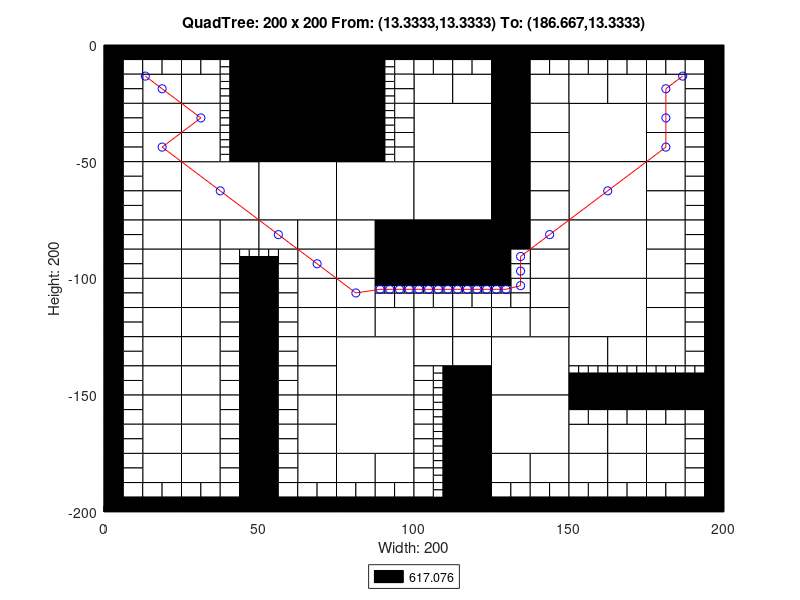

MATLAB code for this plot:
axis([0 200 -200 0]);
title('QuadTree: 200 x 200 From: (13.3333,13.3333) To: (186.667,13.3333)');
xlabel('Width: 200');
ylabel('Height: 200');
rectangle('Position',[50 -25 25 25], 'FaceColor',[0 0 0]);
rectangle('Position',[50 -50 25 25], 'FaceColor',[0 0 0]);
rectangle('Position',[25 -75 25 25], 'FaceColor',[1 1 1]);
rectangle('Position',[50 -75 25 25], 'FaceColor',[1 1 1]);
rectangle('Position',[75 -75 25 25], 'FaceColor',[1 1 1]);
rectangle('Position',[100 -50 25 25], 'FaceColor',[1 1 1]);
rectangle('Position',[150 -50 25 25], 'FaceColor',[1 1 1]);
rectangle('Position',[100 -75 25 25], 'FaceColor',[1 1 1]);
rectangle('Position',[100 -100 25 25], 'FaceColor',[0 0 0]);
rectangle('Position',[150 -75 25 25], 'FaceColor',[1 1 1]);
rectangle('Position',[150 -100 25 25], 'FaceColor',[1 1 1]);
rectangle('Position',[75 -150 25 25], 'FaceColor',[1 1 1]);
rectangle('Position',[75 -175 25 25], 'FaceColor',[1 1 1]);
rectangle('Position',[125 -150 25 25], 'FaceColor',[1 1 1]);
rectangle('Position',[150 -125 25 25], 'FaceColor',[1 1 1]);
rectangle('Position',[125 -175 25 25], 'FaceColor',[1 1 1]);
rectangle('Position',[12.5 -25 12.5 12.5], 'FaceColor',[1 1 1]);
rectangle('Position',[25 -25 12.5 12.5], 'FaceColor',[1 1 1]);
rectangle('Position',[12.5 -37.5 12.5 12.5], 'FaceColor',[1 1 1]);
rectangle('Position',[12.5 -50 12.5 12.5], 'FaceColor',[1 1 1]);
rectangle('Position',[25 -37.5 12.5 12.5], 'FaceColor',[1 1 1]);
rectangle('Position',[25 -50 12.5 12.5], 'FaceColor',[1 1 1]);
rectangle('Position',[75 -12.5 12.5 12.5], 'FaceColor',[0 0 0]);
rectangle('Position',[75 -25 12.5 12.5], 'FaceColor',[0 0 0]);
rectangle('Position',[75 -37.5 12.5 12.5], 'FaceColor',[0 0 0]);
rectangle('Position',[75 -50 12.5 12.5], 'FaceColor',[0 0 0]);
rectangle('Position',[12.5 -62.5 12.5 12.5], 'FaceColor',[1 1 1]);
rectangle('Position',[12.5 -75 12.5 12.5], 'FaceColor',[1 1 1]);
rectangle('Position',[12.5 -87.5 12.5 12.5], 'FaceColor',[1 1 1]);
rectangle('Position',[12.5 -100 12.5 12.5], 'FaceColor',[1 1 1]);
rectangle('Position',[25 -87.5 12.5 12.5], 'FaceColor',[1 1 1]);
rectangle('Position',[37.5 -87.5 12.5 12.5], 'FaceColor',[1 1 1]);
rectangle('Position',[25 -100 12.5 12.5], 'FaceColor',[1 1 1]);
rectangle('Position',[50 -87.5 12.5 12.5], 'FaceColor',[1 1 1]);
rectangle('Position',[62.5 -87.5 12.5 12.5], 'FaceColor',[1 1 1]);
rectangle('Position',[62.5 -100 12.5 12.5], 'FaceColor',[1 1 1]);
rectangle('Position',[75 -87.5 12.5 12.5], 'FaceColor',[1 1 1]);
rectangle('Position',[87.5 -87.5 12.5 12.5], 'FaceColor',[0 0 0]);
rectangle('Position',[75 -100 12.5 12.5], 'FaceColor',[1 1 1]);
rectangle('Position',[87.5 -100 12.5 12.5], 'FaceColor',[0 0 0]);
rectangle('Position',[100 -25 12.5 12.5], 'FaceColor',[1 1 1]);
rectangle('Position',[112.5 -25 12.5 12.5], 'FaceColor',[1 1 1]);
rectangle('Position',[125 -12.5 12.5 12.5], 'FaceColor',[0 0 0]);
rectangle('Position',[125 -25 12.5 12.5], 'FaceColor',[0 0 0]);
rectangle('Position',[137.5 -25 12.5 12.5], 'FaceColor',[1 1 1]);
rectangle('Position',[125 -37.5 12.5 12.5], 'FaceColor',[0 0 0]);
rectangle('Position',[137.5 -37.5 12.5 12.5], 'FaceColor',[1 1 1]);
rectangle('Position',[125 -50 12.5 12.5], 'FaceColor',[0 0 0]);
rectangle('Position',[137.5 -50 12.5 12.5], 'FaceColor',[1 1 1]);
rectangle('Position',[150 -25 12.5 12.5], 'FaceColor',[1 1 1]);
rectangle('Position',[162.5 -25 12.5 12.5], 'FaceColor',[1 1 1]);
rectangle('Position',[175 -25 12.5 12.5], 'FaceColor',[1 1 1]);
rectangle('Position',[175 -37.5 12.5 12.5], 'FaceColor',[1 1 1]);
rectangle('Position',[175 -50 12.5 12.5], 'FaceColor',[1 1 1]);
rectangle('Position',[125 -62.5 12.5 12.5], 'FaceColor',[0 0 0]);
rectangle('Position',[137.5 -62.5 12.5 12.5], 'FaceColor',[1 1 1]);
rectangle('Position',[125 -75 12.5 12.5], 'FaceColor',[0 0 0]);
rectangle('Position',[137.5 -75 12.5 12.5], 'FaceColor',[1 1 1]);
rectangle('Position',[125 -87.5 12.5 12.5], 'FaceColor',[0 0 0]);
rectangle('Position',[137.5 -87.5 12.5 12.5], 'FaceColor',[1 1 1]);
rectangle('Position',[137.5 -100 12.5 12.5], 'FaceColor',[1 1 1]);
rectangle('Position',[175 -62.5 12.5 12.5], 'FaceColor',[1 1 1]);
rectangle('Position',[175 -75 12.5 12.5], 'FaceColor',[1 1 1]);
rectangle('Position',[175 -87.5 12.5 12.5], 'FaceColor',[1 1 1]);
rectangle('Position',[175 -100 12.5 12.5], 'FaceColor',[1 1 1]);
rectangle('Position',[12.5 -112.5 12.5 12.5], 'FaceColor',[1 1 1]);
rectangle('Position',[12.5 -125 12.5 12.5], 'FaceColor',[1 1 1]);
rectangle('Position',[25 -112.5 12.5 12.5], 'FaceColor',[1 1 1]);
rectangle('Position',[25 -125 12.5 12.5], 'FaceColor',[1 1 1]);
rectangle('Position',[12.5 -137.5 12.5 12.5], 'FaceColor',[1 1 1]);
rectangle('Position',[12.5 -150 12.5 12.5], 'FaceColor',[1 1 1]);
rectangle('Position',[25 -137.5 12.5 12.5], 'FaceColor',[1 1 1]);
rectangle('Position',[25 -150 12.5 12.5], 'FaceColor',[1 1 1]);
rectangle('Position',[62.5 -112.5 12.5 12.5], 'FaceColor',[1 1 1]);
rectangle('Position',[62.5 -125 12.5 12.5], 'FaceColor',[1 1 1]);
rectangle('Position',[75 -112.5 12.5 12.5], 'FaceColor',[1 1 1]);
rectangle('Position',[75 -125 12.5 12.5], 'FaceColor',[1 1 1]);
rectangle('Position',[87.5 -125 12.5 12.5], 'FaceColor',[1 1 1]);
rectangle('Position',[62.5 -137.5 12.5 12.5], 'FaceColor',[1 1 1]);
rectangle('Position',[62.5 -150 12.5 12.5], 'FaceColor',[1 1 1]);
rectangle('Position',[12.5 -162.5 12.5 12.5], 'FaceColor',[1 1 1]);
rectangle('Position',[12.5 -175 12.5 12.5], 'FaceColor',[1 1 1]);
rectangle('Position',[25 -162.5 12.5 12.5], 'FaceColor',[1 1 1]);
rectangle('Position',[25 -175 12.5 12.5], 'FaceColor',[1 1 1]);
rectangle('Position',[12.5 -187.5 12.5 12.5], 'FaceColor',[1 1 1]);
rectangle('Position',[25 -187.5 12.5 12.5], 'FaceColor',[1 1 1]);
rectangle('Position',[62.5 -162.5 12.5 12.5], 'FaceColor',[1 1 1]);
rectangle('Position',[62.5 -175 12.5 12.5], 'FaceColor',[1 1 1]);
rectangle('Position',[62.5 -187.5 12.5 12.5], 'FaceColor',[1 1 1]);
rectangle('Position',[75 -187.5 12.5 12.5], 'FaceColor',[1 1 1]);
rectangle('Position',[87.5 -187.5 12.5 12.5], 'FaceColor',[1 1 1]);
rectangle('Position',[100 -125 12.5 12.5], 'FaceColor',[1 1 1]);
rectangle('Position',[112.5 -125 12.5 12.5], 'FaceColor',[1 1 1]);
rectangle('Position',[137.5 -112.5 12.5 12.5], 'FaceColor',[1 1 1]);
rectangle('Position',[125 -125 12.5 12.5], 'FaceColor',[1 1 1]);
rectangle('Position',[137.5 -125 12.5 12.5], 'FaceColor',[1 1 1]);
rectangle('Position',[100 -137.5 12.5 12.5], 'FaceColor',[1 1 1]);
rectangle('Position',[112.5 -137.5 12.5 12.5], 'FaceColor',[1 1 1]);
rectangle('Position',[112.5 -150 12.5 12.5], 'FaceColor',[0 0 0]);
rectangle('Position',[175 -112.5 12.5 12.5], 'FaceColor',[1 1 1]);
rectangle('Position',[175 -125 12.5 12.5], 'FaceColor',[1 1 1]);
rectangle('Position',[150 -137.5 12.5 12.5], 'FaceColor',[1 1 1]);
rectangle('Position',[162.5 -137.5 12.5 12.5], 'FaceColor',[1 1 1]);
rectangle('Position',[175 -137.5 12.5 12.5], 'FaceColor',[1 1 1]);
rectangle('Position',[112.5 -162.5 12.5 12.5], 'FaceColor',[0 0 0]);
rectangle('Position',[112.5 -175 12.5 12.5], 'FaceColor',[0 0 0]);
rectangle('Position',[112.5 -187.5 12.5 12.5], 'FaceColor',[0 0 0]);
rectangle('Position',[112.5 -200 12.5 12.5], 'FaceColor',[0 0 0]);
rectangle('Position',[125 -187.5 12.5 12.5], 'FaceColor',[1 1 1]);
rectangle('Position',[137.5 -187.5 12.5 12.5], 'FaceColor',[1 1 1]);
rectangle('Position',[150 -175 12.5 12.5], 'FaceColor',[1 1 1]);
rectangle('Position',[162.5 -175 12.5 12.5], 'FaceColor',[1 1 1]);
rectangle('Position',[175 -175 12.5 12.5], 'FaceColor',[1 1 1]);
rectangle('Position',[150 -187.5 12.5 12.5], 'FaceColor',[1 1 1]);
rectangle('Position',[162.5 -187.5 12.5 12.5], 'FaceColor',[1 1 1]);
rectangle('Position',[175 -187.5 12.5 12.5], 'FaceColor',[1 1 1]);
rectangle('Position',[0 -6.25 6.25 6.25], 'FaceColor',[0 0 0]);
rectangle('Position',[6.25 -6.25 6.25 6.25], 'FaceColor',[0 0 0]);
rectangle('Position',[0 -12.5 6.25 6.25], 'FaceColor',[0 0 0]);
rectangle('Position',[6.25 -12.5 6.25 6.25], 'FaceColor',[1 1 1]);
rectangle('Position',[12.5 -6.25 6.25 6.25], 'FaceColor',[0 0 0]);
rectangle('Position',[18.75 -6.25 6.25 6.25], 'FaceColor',[0 0 0]);
rectangle('Position',[12.5 -12.5 6.25 6.25], 'FaceColor',[1 1 1]);
rectangle('Position',[18.75 -12.5 6.25 6.25], 'FaceColor',[1 1 1]);
rectangle('Position',[0 -18.75 6.25 6.25], 'FaceColor',[0 0 0]);
rectangle('Position',[6.25 -18.75 6.25 6.25], 'FaceColor',[1 1 1]);
rectangle('Position',[0 -25 6.25 6.25], 'FaceColor',[0 0 0]);
rectangle('Position',[6.25 -25 6.25 6.25], 'FaceColor',[1 1 1]);
rectangle('Position',[25 -6.25 6.25 6.25], 'FaceColor',[0 0 0]);
rectangle('Position',[31.25 -6.25 6.25 6.25], 'FaceColor',[0 0 0]);
rectangle('Position',[25 -12.5 6.25 6.25], 'FaceColor',[1 1 1]);
rectangle('Position',[31.25 -12.5 6.25 6.25], 'FaceColor',[1 1 1]);
rectangle('Position',[37.5 -6.25 6.25 6.25], 'FaceColor',[0 0 0]);
rectangle('Position',[43.75 -6.25 6.25 6.25], 'FaceColor',[0 0 0]);
rectangle('Position',[43.75 -12.5 6.25 6.25], 'FaceColor',[0 0 0]);
rectangle('Position',[43.75 -18.75 6.25 6.25], 'FaceColor',[0 0 0]);
rectangle('Position',[43.75 -25 6.25 6.25], 'FaceColor',[0 0 0]);
rectangle('Position',[0 -31.25 6.25 6.25], 'FaceColor',[0 0 0]);
rectangle('Position',[6.25 -31.25 6.25 6.25], 'FaceColor',[1 1 1]);
rectangle('Position',[0 -37.5 6.25 6.25], 'FaceColor',[0 0 0]);
rectangle('Position',[6.25 -37.5 6.25 6.25], 'FaceColor',[1 1 1]);
rectangle('Position',[0 -43.75 6.25 6.25], 'FaceColor',[0 0 0]);
rectangle('Position',[6.25 -43.75 6.25 6.25], 'FaceColor',[1 1 1]);
rectangle('Position',[0 -50 6.25 6.25], 'FaceColor',[0 0 0]);
rectangle('Position',[6.25 -50 6.25 6.25], 'FaceColor',[1 1 1]);
rectangle('Position',[43.75 -31.25 6.25 6.25], 'FaceColor',[0 0 0]);
rectangle('Position',[43.75 -37.5 6.25 6.25], 'FaceColor',[0 0 0]);
rectangle('Position',[43.75 -43.75 6.25 6.25], 'FaceColor',[0 0 0]);
rectangle('Position',[43.75 -50 6.25 6.25], 'FaceColor',[0 0 0]);
rectangle('Position',[87.5 -6.25 6.25 6.25], 'FaceColor',[0 0 0]);
rectangle('Position',[93.75 -6.25 6.25 6.25], 'FaceColor',[0 0 0]);
rectangle('Position',[93.75 -12.5 6.25 6.25], 'FaceColor',[1 1 1]);
rectangle('Position',[93.75 -18.75 6.25 6.25], 'FaceColor',[1 1 1]);
rectangle('Position',[93.75 -25 6.25 6.25], 'FaceColor',[1 1 1]);
rectangle('Position',[93.75 -31.25 6.25 6.25], 'FaceColor',[1 1 1]);
rectangle('Position',[93.75 -37.5 6.25 6.25], 'FaceColor',[1 1 1]);
rectangle('Position',[93.75 -43.75 6.25 6.25], 'FaceColor',[1 1 1]);
rectangle('Position',[93.75 -50 6.25 6.25], 'FaceColor',[1 1 1]);
rectangle('Position',[0 -56.25 6.25 6.25], 'FaceColor',[0 0 0]);
rectangle('Position',[6.25 -56.25 6.25 6.25], 'FaceColor',[1 1 1]);
rectangle('Position',[0 -62.5 6.25 6.25], 'FaceColor',[0 0 0]);
rectangle('Position',[6.25 -62.5 6.25 6.25], 'FaceColor',[1 1 1]);
rectangle('Position',[0 -68.75 6.25 6.25], 'FaceColor',[0 0 0]);
rectangle('Position',[6.25 -68.75 6.25 6.25], 'FaceColor',[1 1 1]);
rectangle('Position',[0 -75 6.25 6.25], 'FaceColor',[0 0 0]);
rectangle('Position',[6.25 -75 6.25 6.25], 'FaceColor',[1 1 1]);
rectangle('Position',[0 -81.25 6.25 6.25], 'FaceColor',[0 0 0]);
rectangle('Position',[6.25 -81.25 6.25 6.25], 'FaceColor',[1 1 1]);
rectangle('Position',[0 -87.5 6.25 6.25], 'FaceColor',[0 0 0]);
rectangle('Position',[6.25 -87.5 6.25 6.25], 'FaceColor',[1 1 1]);
rectangle('Position',[0 -93.75 6.25 6.25], 'FaceColor',[0 0 0]);
rectangle('Position',[6.25 -93.75 6.25 6.25], 'FaceColor',[1 1 1]);
rectangle('Position',[0 -100 6.25 6.25], 'FaceColor',[0 0 0]);
rectangle('Position',[6.25 -100 6.25 6.25], 'FaceColor',[1 1 1]);
rectangle('Position',[37.5 -93.75 6.25 6.25], 'FaceColor',[1 1 1]);
rectangle('Position',[37.5 -100 6.25 6.25], 'FaceColor',[1 1 1]);
rectangle('Position',[43.75 -100 6.25 6.25], 'FaceColor',[0 0 0]);
rectangle('Position',[56.25 -93.75 6.25 6.25], 'FaceColor',[1 1 1]);
rectangle('Position',[50 -100 6.25 6.25], 'FaceColor',[0 0 0]);
rectangle('Position',[56.25 -100 6.25 6.25], 'FaceColor',[1 1 1]);
rectangle('Position',[100 -6.25 6.25 6.25], 'FaceColor',[0 0 0]);
rectangle('Position',[106.25 -6.25 6.25 6.25], 'FaceColor',[0 0 0]);
rectangle('Position',[100 -12.5 6.25 6.25], 'FaceColor',[1 1 1]);
rectangle('Position',[106.25 -12.5 6.25 6.25], 'FaceColor',[1 1 1]);
rectangle('Position',[112.5 -6.25 6.25 6.25], 'FaceColor',[0 0 0]);
rectangle('Position',[118.75 -6.25 6.25 6.25], 'FaceColor',[0 0 0]);
rectangle('Position',[112.5 -12.5 6.25 6.25], 'FaceColor',[1 1 1]);
rectangle('Position',[118.75 -12.5 6.25 6.25], 'FaceColor',[1 1 1]);
rectangle('Position',[137.5 -6.25 6.25 6.25], 'FaceColor',[0 0 0]);
rectangle('Position',[143.75 -6.25 6.25 6.25], 'FaceColor',[0 0 0]);
rectangle('Position',[137.5 -12.5 6.25 6.25], 'FaceColor',[1 1 1]);
rectangle('Position',[143.75 -12.5 6.25 6.25], 'FaceColor',[1 1 1]);
rectangle('Position',[150 -6.25 6.25 6.25], 'FaceColor',[0 0 0]);
rectangle('Position',[156.25 -6.25 6.25 6.25], 'FaceColor',[0 0 0]);
rectangle('Position',[150 -12.5 6.25 6.25], 'FaceColor',[1 1 1]);
rectangle('Position',[156.25 -12.5 6.25 6.25], 'FaceColor',[1 1 1]);
rectangle('Position',[162.5 -6.25 6.25 6.25], 'FaceColor',[0 0 0]);
rectangle('Position',[168.75 -6.25 6.25 6.25], 'FaceColor',[0 0 0]);
rectangle('Position',[162.5 -12.5 6.25 6.25], 'FaceColor',[1 1 1]);
rectangle('Position',[168.75 -12.5 6.25 6.25], 'FaceColor',[1 1 1]);
rectangle('Position',[175 -6.25 6.25 6.25], 'FaceColor',[0 0 0]);
rectangle('Position',[181.25 -6.25 6.25 6.25], 'FaceColor',[0 0 0]);
rectangle('Position',[175 -12.5 6.25 6.25], 'FaceColor',[1 1 1]);
rectangle('Position',[181.25 -12.5 6.25 6.25], 'FaceColor',[1 1 1]);
rectangle('Position',[187.5 -6.25 6.25 6.25], 'FaceColor',[0 0 0]);
rectangle('Position',[193.75 -6.25 6.25 6.25], 'FaceColor',[0 0 0]);
rectangle('Position',[187.5 -12.5 6.25 6.25], 'FaceColor',[1 1 1]);
rectangle('Position',[193.75 -12.5 6.25 6.25], 'FaceColor',[0 0 0]);
rectangle('Position',[187.5 -18.75 6.25 6.25], 'FaceColor',[1 1 1]);
rectangle('Position',[193.75 -18.75 6.25 6.25], 'FaceColor',[0 0 0]);
rectangle('Position',[187.5 -25 6.25 6.25], 'FaceColor',[1 1 1]);
rectangle('Position',[193.75 -25 6.25 6.25], 'FaceColor',[0 0 0]);
rectangle('Position',[187.5 -31.25 6.25 6.25], 'FaceColor',[1 1 1]);
rectangle('Position',[193.75 -31.25 6.25 6.25], 'FaceColor',[0 0 0]);
rectangle('Position',[187.5 -37.5 6.25 6.25], 'FaceColor',[1 1 1]);
rectangle('Position',[193.75 -37.5 6.25 6.25], 'FaceColor',[0 0 0]);
rectangle('Position',[187.5 -43.75 6.25 6.25], 'FaceColor',[1 1 1]);
rectangle('Position',[193.75 -43.75 6.25 6.25], 'FaceColor',[0 0 0]);
rectangle('Position',[187.5 -50 6.25 6.25], 'FaceColor',[1 1 1]);
rectangle('Position',[193.75 -50 6.25 6.25], 'FaceColor',[0 0 0]);
rectangle('Position',[125 -93.75 6.25 6.25], 'FaceColor',[0 0 0]);
rectangle('Position',[131.25 -93.75 6.25 6.25], 'FaceColor',[1 1 1]);
rectangle('Position',[125 -100 6.25 6.25], 'FaceColor',[0 0 0]);
rectangle('Position',[131.25 -100 6.25 6.25], 'FaceColor',[1 1 1]);
rectangle('Position',[187.5 -56.25 6.25 6.25], 'FaceColor',[1 1 1]);
rectangle('Position',[193.75 -56.25 6.25 6.25], 'FaceColor',[0 0 0]);
rectangle('Position',[187.5 -62.5 6.25 6.25], 'FaceColor',[1 1 1]);
rectangle('Position',[193.75 -62.5 6.25 6.25], 'FaceColor',[0 0 0]);
rectangle('Position',[187.5 -68.75 6.25 6.25], 'FaceColor',[1 1 1]);
rectangle('Position',[193.75 -68.75 6.25 6.25], 'FaceColor',[0 0 0]);
rectangle('Position',[187.5 -75 6.25 6.25], 'FaceColor',[1 1 1]);
rectangle('Position',[193.75 -75 6.25 6.25], 'FaceColor',[0 0 0]);
rectangle('Position',[187.5 -81.25 6.25 6.25], 'FaceColor',[1 1 1]);
rectangle('Position',[193.75 -81.25 6.25 6.25], 'FaceColor',[0 0 0]);
rectangle('Position',[187.5 -87.5 6.25 6.25], 'FaceColor',[1 1 1]);
rectangle('Position',[193.75 -87.5 6.25 6.25], 'FaceColor',[0 0 0]);
rectangle('Position',[187.5 -93.75 6.25 6.25], 'FaceColor',[1 1 1]);
rectangle('Position',[193.75 -93.75 6.25 6.25], 'FaceColor',[0 0 0]);
rectangle('Position',[187.5 -100 6.25 6.25], 'FaceColor',[1 1 1]);
rectangle('Position',[193.75 -100 6.25 6.25], 'FaceColor',[0 0 0]);
rectangle('Position',[0 -106.25 6.25 6.25], 'FaceColor',[0 0 0]);
rectangle('Position',[6.25 -106.25 6.25 6.25], 'FaceColor',[1 1 1]);
rectangle('Position',[0 -112.5 6.25 6.25], 'FaceColor',[0 0 0]);
rectangle('Position',[6.25 -112.5 6.25 6.25], 'FaceColor',[1 1 1]);
rectangle('Position',[0 -118.75 6.25 6.25], 'FaceColor',[0 0 0]);
rectangle('Position',[6.25 -118.75 6.25 6.25], 'FaceColor',[1 1 1]);
rectangle('Position',[0 -125 6.25 6.25], 'FaceColor',[0 0 0]);
rectangle('Position',[6.25 -125 6.25 6.25], 'FaceColor',[1 1 1]);
rectangle('Position',[37.5 -106.25 6.25 6.25], 'FaceColor',[1 1 1]);
rectangle('Position',[43.75 -106.25 6.25 6.25], 'FaceColor',[0 0 0]);
rectangle('Position',[37.5 -112.5 6.25 6.25], 'FaceColor',[1 1 1]);
rectangle('Position',[43.75 -112.5 6.25 6.25], 'FaceColor',[0 0 0]);
rectangle('Position',[37.5 -118.75 6.25 6.25], 'FaceColor',[1 1 1]);
rectangle('Position',[43.75 -118.75 6.25 6.25], 'FaceColor',[0 0 0]);
rectangle('Position',[37.5 -125 6.25 6.25], 'FaceColor',[1 1 1]);
rectangle('Position',[43.75 -125 6.25 6.25], 'FaceColor',[0 0 0]);
rectangle('Position',[0 -131.25 6.25 6.25], 'FaceColor',[0 0 0]);
rectangle('Position',[6.25 -131.25 6.25 6.25], 'FaceColor',[1 1 1]);
rectangle('Position',[0 -137.5 6.25 6.25], 'FaceColor',[0 0 0]);
rectangle('Position',[6.25 -137.5 6.25 6.25], 'FaceColor',[1 1 1]);
rectangle('Position',[0 -143.75 6.25 6.25], 'FaceColor',[0 0 0]);
rectangle('Position',[6.25 -143.75 6.25 6.25], 'FaceColor',[1 1 1]);
rectangle('Position',[0 -150 6.25 6.25], 'FaceColor',[0 0 0]);
rectangle('Position',[6.25 -150 6.25 6.25], 'FaceColor',[1 1 1]);
rectangle('Position',[37.5 -131.25 6.25 6.25], 'FaceColor',[1 1 1]);
rectangle('Position',[43.75 -131.25 6.25 6.25], 'FaceColor',[0 0 0]);
rectangle('Position',[37.5 -137.5 6.25 6.25], 'FaceColor',[1 1 1]);
rectangle('Position',[43.75 -137.5 6.25 6.25], 'FaceColor',[0 0 0]);
rectangle('Position',[37.5 -143.75 6.25 6.25], 'FaceColor',[1 1 1]);
rectangle('Position',[43.75 -143.75 6.25 6.25], 'FaceColor',[0 0 0]);
rectangle('Position',[37.5 -150 6.25 6.25], 'FaceColor',[1 1 1]);
rectangle('Position',[43.75 -150 6.25 6.25], 'FaceColor',[0 0 0]);
rectangle('Position',[50 -106.25 6.25 6.25], 'FaceColor',[0 0 0]);
rectangle('Position',[56.25 -106.25 6.25 6.25], 'FaceColor',[1 1 1]);
rectangle('Position',[50 -112.5 6.25 6.25], 'FaceColor',[0 0 0]);
rectangle('Position',[56.25 -112.5 6.25 6.25], 'FaceColor',[1 1 1]);
rectangle('Position',[50 -118.75 6.25 6.25], 'FaceColor',[0 0 0]);
rectangle('Position',[56.25 -118.75 6.25 6.25], 'FaceColor',[1 1 1]);
rectangle('Position',[50 -125 6.25 6.25], 'FaceColor',[0 0 0]);
rectangle('Position',[56.25 -125 6.25 6.25], 'FaceColor',[1 1 1]);
rectangle('Position',[87.5 -112.5 6.25 6.25], 'FaceColor',[1 1 1]);
rectangle('Position',[93.75 -112.5 6.25 6.25], 'FaceColor',[1 1 1]);
rectangle('Position',[50 -131.25 6.25 6.25], 'FaceColor',[0 0 0]);
rectangle('Position',[56.25 -131.25 6.25 6.25], 'FaceColor',[1 1 1]);
rectangle('Position',[50 -137.5 6.25 6.25], 'FaceColor',[0 0 0]);
rectangle('Position',[56.25 -137.5 6.25 6.25], 'FaceColor',[1 1 1]);
rectangle('Position',[50 -143.75 6.25 6.25], 'FaceColor',[0 0 0]);
rectangle('Position',[56.25 -143.75 6.25 6.25], 'FaceColor',[1 1 1]);
rectangle('Position',[50 -150 6.25 6.25], 'FaceColor',[0 0 0]);
rectangle('Position',[56.25 -150 6.25 6.25], 'FaceColor',[1 1 1]);
rectangle('Position',[0 -156.25 6.25 6.25], 'FaceColor',[0 0 0]);
rectangle('Position',[6.25 -156.25 6.25 6.25], 'FaceColor',[1 1 1]);
rectangle('Position',[0 -162.5 6.25 6.25], 'FaceColor',[0 0 0]);
rectangle('Position',[6.25 -162.5 6.25 6.25], 'FaceColor',[1 1 1]);
rectangle('Position',[0 -168.75 6.25 6.25], 'FaceColor',[0 0 0]);
rectangle('Position',[6.25 -168.75 6.25 6.25], 'FaceColor',[1 1 1]);
rectangle('Position',[0 -175 6.25 6.25], 'FaceColor',[0 0 0]);
rectangle('Position',[6.25 -175 6.25 6.25], 'FaceColor',[1 1 1]);
rectangle('Position',[37.5 -156.25 6.25 6.25], 'FaceColor',[1 1 1]);
rectangle('Position',[43.75 -156.25 6.25 6.25], 'FaceColor',[0 0 0]);
rectangle('Position',[37.5 -162.5 6.25 6.25], 'FaceColor',[1 1 1]);
rectangle('Position',[43.75 -162.5 6.25 6.25], 'FaceColor',[0 0 0]);
rectangle('Position',[37.5 -168.75 6.25 6.25], 'FaceColor',[1 1 1]);
rectangle('Position',[43.75 -168.75 6.25 6.25], 'FaceColor',[0 0 0]);
rectangle('Position',[37.5 -175 6.25 6.25], 'FaceColor',[1 1 1]);
rectangle('Position',[43.75 -175 6.25 6.25], 'FaceColor',[0 0 0]);
rectangle('Position',[0 -181.25 6.25 6.25], 'FaceColor',[0 0 0]);
rectangle('Position',[6.25 -181.25 6.25 6.25], 'FaceColor',[1 1 1]);
rectangle('Position',[0 -187.5 6.25 6.25], 'FaceColor',[0 0 0]);
rectangle('Position',[6.25 -187.5 6.25 6.25], 'FaceColor',[1 1 1]);
rectangle('Position',[0 -193.75 6.25 6.25], 'FaceColor',[0 0 0]);
rectangle('Position',[6.25 -193.75 6.25 6.25], 'FaceColor',[1 1 1]);
rectangle('Position',[0 -200 6.25 6.25], 'FaceColor',[0 0 0]);
rectangle('Position',[6.25 -200 6.25 6.25], 'FaceColor',[0 0 0]);
rectangle('Position',[12.5 -193.75 6.25 6.25], 'FaceColor',[1 1 1]);
rectangle('Position',[18.75 -193.75 6.25 6.25], 'FaceColor',[1 1 1]);
rectangle('Position',[12.5 -200 6.25 6.25], 'FaceColor',[0 0 0]);
rectangle('Position',[18.75 -200 6.25 6.25], 'FaceColor',[0 0 0]);
rectangle('Position',[37.5 -181.25 6.25 6.25], 'FaceColor',[1 1 1]);
rectangle('Position',[43.75 -181.25 6.25 6.25], 'FaceColor',[0 0 0]);
rectangle('Position',[37.5 -187.5 6.25 6.25], 'FaceColor',[1 1 1]);
rectangle('Position',[43.75 -187.5 6.25 6.25], 'FaceColor',[0 0 0]);
rectangle('Position',[25 -193.75 6.25 6.25], 'FaceColor',[1 1 1]);
rectangle('Position',[31.25 -193.75 6.25 6.25], 'FaceColor',[1 1 1]);
rectangle('Position',[25 -200 6.25 6.25], 'FaceColor',[0 0 0]);
rectangle('Position',[31.25 -200 6.25 6.25], 'FaceColor',[0 0 0]);
rectangle('Position',[37.5 -193.75 6.25 6.25], 'FaceColor',[1 1 1]);
rectangle('Position',[43.75 -193.75 6.25 6.25], 'FaceColor',[0 0 0]);
rectangle('Position',[37.5 -200 6.25 6.25], 'FaceColor',[0 0 0]);
rectangle('Position',[43.75 -200 6.25 6.25], 'FaceColor',[0 0 0]);
rectangle('Position',[50 -156.25 6.25 6.25], 'FaceColor',[0 0 0]);
rectangle('Position',[56.25 -156.25 6.25 6.25], 'FaceColor',[1 1 1]);
rectangle('Position',[50 -162.5 6.25 6.25], 'FaceColor',[0 0 0]);
rectangle('Position',[56.25 -162.5 6.25 6.25], 'FaceColor',[1 1 1]);
rectangle('Position',[50 -168.75 6.25 6.25], 'FaceColor',[0 0 0]);
rectangle('Position',[56.25 -168.75 6.25 6.25], 'FaceColor',[1 1 1]);
rectangle('Position',[50 -175 6.25 6.25], 'FaceColor',[0 0 0]);
rectangle('Position',[56.25 -175 6.25 6.25], 'FaceColor',[1 1 1]);
rectangle('Position',[50 -181.25 6.25 6.25], 'FaceColor',[0 0 0]);
rectangle('Position',[56.25 -181.25 6.25 6.25], 'FaceColor',[1 1 1]);
rectangle('Position',[50 -187.5 6.25 6.25], 'FaceColor',[0 0 0]);
rectangle('Position',[56.25 -187.5 6.25 6.25], 'FaceColor',[1 1 1]);
rectangle('Position',[50 -193.75 6.25 6.25], 'FaceColor',[0 0 0]);
rectangle('Position',[56.25 -193.75 6.25 6.25], 'FaceColor',[1 1 1]);
rectangle('Position',[50 -200 6.25 6.25], 'FaceColor',[0 0 0]);
rectangle('Position',[56.25 -200 6.25 6.25], 'FaceColor',[0 0 0]);
rectangle('Position',[62.5 -193.75 6.25 6.25], 'FaceColor',[1 1 1]);
rectangle('Position',[68.75 -193.75 6.25 6.25], 'FaceColor',[1 1 1]);
rectangle('Position',[62.5 -200 6.25 6.25], 'FaceColor',[0 0 0]);
rectangle('Position',[68.75 -200 6.25 6.25], 'FaceColor',[0 0 0]);
rectangle('Position',[75 -193.75 6.25 6.25], 'FaceColor',[1 1 1]);
rectangle('Position',[81.25 -193.75 6.25 6.25], 'FaceColor',[1 1 1]);
rectangle('Position',[75 -200 6.25 6.25], 'FaceColor',[0 0 0]);
rectangle('Position',[81.25 -200 6.25 6.25], 'FaceColor',[0 0 0]);
rectangle('Position',[87.5 -193.75 6.25 6.25], 'FaceColor',[1 1 1]);
rectangle('Position',[93.75 -193.75 6.25 6.25], 'FaceColor',[1 1 1]);
rectangle('Position',[87.5 -200 6.25 6.25], 'FaceColor',[0 0 0]);
rectangle('Position',[93.75 -200 6.25 6.25], 'FaceColor',[0 0 0]);
rectangle('Position',[100 -112.5 6.25 6.25], 'FaceColor',[1 1 1]);
rectangle('Position',[106.25 -112.5 6.25 6.25], 'FaceColor',[1 1 1]);
rectangle('Position',[112.5 -112.5 6.25 6.25], 'FaceColor',[1 1 1]);
rectangle('Position',[118.75 -112.5 6.25 6.25], 'FaceColor',[1 1 1]);
rectangle('Position',[131.25 -106.25 6.25 6.25], 'FaceColor',[1 1 1]);
rectangle('Position',[125 -112.5 6.25 6.25], 'FaceColor',[1 1 1]);
rectangle('Position',[131.25 -112.5 6.25 6.25], 'FaceColor',[1 1 1]);
rectangle('Position',[100 -143.75 6.25 6.25], 'FaceColor',[1 1 1]);
rectangle('Position',[100 -150 6.25 6.25], 'FaceColor',[1 1 1]);
rectangle('Position',[187.5 -106.25 6.25 6.25], 'FaceColor',[1 1 1]);
rectangle('Position',[193.75 -106.25 6.25 6.25], 'FaceColor',[0 0 0]);
rectangle('Position',[187.5 -112.5 6.25 6.25], 'FaceColor',[1 1 1]);
rectangle('Position',[193.75 -112.5 6.25 6.25], 'FaceColor',[0 0 0]);
rectangle('Position',[187.5 -118.75 6.25 6.25], 'FaceColor',[1 1 1]);
rectangle('Position',[193.75 -118.75 6.25 6.25], 'FaceColor',[0 0 0]);
rectangle('Position',[187.5 -125 6.25 6.25], 'FaceColor',[1 1 1]);
rectangle('Position',[193.75 -125 6.25 6.25], 'FaceColor',[0 0 0]);
rectangle('Position',[150 -150 6.25 6.25], 'FaceColor',[0 0 0]);
rectangle('Position',[156.25 -150 6.25 6.25], 'FaceColor',[0 0 0]);
rectangle('Position',[162.5 -150 6.25 6.25], 'FaceColor',[0 0 0]);
rectangle('Position',[168.75 -150 6.25 6.25], 'FaceColor',[0 0 0]);
rectangle('Position',[187.5 -131.25 6.25 6.25], 'FaceColor',[1 1 1]);
rectangle('Position',[193.75 -131.25 6.25 6.25], 'FaceColor',[0 0 0]);
rectangle('Position',[187.5 -137.5 6.25 6.25], 'FaceColor',[1 1 1]);
rectangle('Position',[193.75 -137.5 6.25 6.25], 'FaceColor',[0 0 0]);
rectangle('Position',[175 -150 6.25 6.25], 'FaceColor',[0 0 0]);
rectangle('Position',[181.25 -150 6.25 6.25], 'FaceColor',[0 0 0]);
rectangle('Position',[193.75 -143.75 6.25 6.25], 'FaceColor',[0 0 0]);
rectangle('Position',[187.5 -150 6.25 6.25], 'FaceColor',[0 0 0]);
rectangle('Position',[193.75 -150 6.25 6.25], 'FaceColor',[0 0 0]);
rectangle('Position',[100 -156.25 6.25 6.25], 'FaceColor',[1 1 1]);
rectangle('Position',[100 -162.5 6.25 6.25], 'FaceColor',[1 1 1]);
rectangle('Position',[100 -168.75 6.25 6.25], 'FaceColor',[1 1 1]);
rectangle('Position',[100 -175 6.25 6.25], 'FaceColor',[1 1 1]);
rectangle('Position',[100 -181.25 6.25 6.25], 'FaceColor',[1 1 1]);
rectangle('Position',[100 -187.5 6.25 6.25], 'FaceColor',[1 1 1]);
rectangle('Position',[100 -193.75 6.25 6.25], 'FaceColor',[1 1 1]);
rectangle('Position',[100 -200 6.25 6.25], 'FaceColor',[0 0 0]);
rectangle('Position',[106.25 -200 6.25 6.25], 'FaceColor',[0 0 0]);
rectangle('Position',[125 -193.75 6.25 6.25], 'FaceColor',[1 1 1]);
rectangle('Position',[131.25 -193.75 6.25 6.25], 'FaceColor',[1 1 1]);
rectangle('Position',[125 -200 6.25 6.25], 'FaceColor',[0 0 0]);
rectangle('Position',[131.25 -200 6.25 6.25], 'FaceColor',[0 0 0]);
rectangle('Position',[137.5 -193.75 6.25 6.25], 'FaceColor',[1 1 1]);
rectangle('Position',[143.75 -193.75 6.25 6.25], 'FaceColor',[1 1 1]);
rectangle('Position',[137.5 -200 6.25 6.25], 'FaceColor',[0 0 0]);
rectangle('Position',[143.75 -200 6.25 6.25], 'FaceColor',[0 0 0]);
rectangle('Position',[150 -156.25 6.25 6.25], 'FaceColor',[0 0 0]);
rectangle('Position',[156.25 -156.25 6.25 6.25], 'FaceColor',[0 0 0]);
rectangle('Position',[150 -162.5 6.25 6.25], 'FaceColor',[1 1 1]);
rectangle('Position',[156.25 -162.5 6.25 6.25], 'FaceColor',[1 1 1]);
rectangle('Position',[162.5 -156.25 6.25 6.25], 'FaceColor',[0 0 0]);
rectangle('Position',[168.75 -156.25 6.25 6.25], 'FaceColor',[0 0 0]);
rectangle('Position',[162.5 -162.5 6.25 6.25], 'FaceColor',[1 1 1]);
rectangle('Position',[168.75 -162.5 6.25 6.25], 'FaceColor',[1 1 1]);
rectangle('Position',[175 -156.25 6.25 6.25], 'FaceColor',[0 0 0]);
rectangle('Position',[181.25 -156.25 6.25 6.25], 'FaceColor',[0 0 0]);
rectangle('Position',[175 -162.5 6.25 6.25], 'FaceColor',[1 1 1]);
rectangle('Position',[181.25 -162.5 6.25 6.25], 'FaceColor',[1 1 1]);
rectangle('Position',[187.5 -156.25 6.25 6.25], 'FaceColor',[0 0 0]);
rectangle('Position',[193.75 -156.25 6.25 6.25], 'FaceColor',[0 0 0]);
rectangle('Position',[187.5 -162.5 6.25 6.25], 'FaceColor',[1 1 1]);
rectangle('Position',[193.75 -162.5 6.25 6.25], 'FaceColor',[0 0 0]);
rectangle('Position',[187.5 -168.75 6.25 6.25], 'FaceColor',[1 1 1]);
rectangle('Position',[193.75 -168.75 6.25 6.25], 'FaceColor',[0 0 0]);
rectangle('Position',[187.5 -175 6.25 6.25], 'FaceColor',[1 1 1]);
rectangle('Position',[193.75 -175 6.25 6.25], 'FaceColor',[0 0 0]);
rectangle('Position',[150 -193.75 6.25 6.25], 'FaceColor',[1 1 1]);
rectangle('Position',[156.25 -193.75 6.25 6.25], 'FaceColor',[1 1 1]);
rectangle('Position',[150 -200 6.25 6.25], 'FaceColor',[0 0 0]);
rectangle('Position',[156.25 -200 6.25 6.25], 'FaceColor',[0 0 0]);
rectangle('Position',[162.5 -193.75 6.25 6.25], 'FaceColor',[1 1 1]);
rectangle('Position',[168.75 -193.75 6.25 6.25], 'FaceColor',[1 1 1]);
rectangle('Position',[162.5 -200 6.25 6.25], 'FaceColor',[0 0 0]);
rectangle('Position',[168.75 -200 6.25 6.25], 'FaceColor',[0 0 0]);
rectangle('Position',[187.5 -181.25 6.25 6.25], 'FaceColor',[1 1 1]);
rectangle('Position',[193.75 -181.25 6.25 6.25], 'FaceColor',[0 0 0]);
rectangle('Position',[187.5 -187.5 6.25 6.25], 'FaceColor',[1 1 1]);
rectangle('Position',[193.75 -187.5 6.25 6.25], 'FaceColor',[0 0 0]);
rectangle('Position',[175 -193.75 6.25 6.25], 'FaceColor',[1 1 1]);
rectangle('Position',[181.25 -193.75 6.25 6.25], 'FaceColor',[1 1 1]);
rectangle('Position',[175 -200 6.25 6.25], 'FaceColor',[0 0 0]);
rectangle('Position',[181.25 -200 6.25 6.25], 'FaceColor',[0 0 0]);
rectangle('Position',[187.5 -193.75 6.25 6.25], 'FaceColor',[1 1 1]);
rectangle('Position',[193.75 -193.75 6.25 6.25], 'FaceColor',[0 0 0]);
rectangle('Position',[187.5 -200 6.25 6.25], 'FaceColor',[0 0 0]);
rectangle('Position',[193.75 -200 6.25 6.25], 'FaceColor',[0 0 0]);
rectangle('Position',[37.5 -9.375 3.125 3.125], 'FaceColor',[1 1 1]);
rectangle('Position',[40.625 -9.375 3.125 3.125], 'FaceColor',[0 0 0]);
rectangle('Position',[37.5 -12.5 3.125 3.125], 'FaceColor',[1 1 1]);
rectangle('Position',[40.625 -12.5 3.125 3.125], 'FaceColor',[0 0 0]);
rectangle('Position',[37.5 -15.625 3.125 3.125], 'FaceColor',[1 1 1]);
rectangle('Position',[40.625 -15.625 3.125 3.125], 'FaceColor',[0 0 0]);
rectangle('Position',[37.5 -18.75 3.125 3.125], 'FaceColor',[1 1 1]);
rectangle('Position',[40.625 -18.75 3.125 3.125], 'FaceColor',[0 0 0]);
rectangle('Position',[37.5 -21.875 3.125 3.125], 'FaceColor',[1 1 1]);
rectangle('Position',[40.625 -21.875 3.125 3.125], 'FaceColor',[0 0 0]);
rectangle('Position',[37.5 -25 3.125 3.125], 'FaceColor',[1 1 1]);
rectangle('Position',[40.625 -25 3.125 3.125], 'FaceColor',[0 0 0]);
rectangle('Position',[37.5 -28.125 3.125 3.125], 'FaceColor',[1 1 1]);
rectangle('Position',[40.625 -28.125 3.125 3.125], 'FaceColor',[0 0 0]);
rectangle('Position',[37.5 -31.25 3.125 3.125], 'FaceColor',[1 1 1]);
rectangle('Position',[40.625 -31.25 3.125 3.125], 'FaceColor',[0 0 0]);
rectangle('Position',[37.5 -34.375 3.125 3.125], 'FaceColor',[1 1 1]);
rectangle('Position',[40.625 -34.375 3.125 3.125], 'FaceColor',[0 0 0]);
rectangle('Position',[37.5 -37.5 3.125 3.125], 'FaceColor',[1 1 1]);
rectangle('Position',[40.625 -37.5 3.125 3.125], 'FaceColor',[0 0 0]);
rectangle('Position',[37.5 -40.625 3.125 3.125], 'FaceColor',[1 1 1]);
rectangle('Position',[40.625 -40.625 3.125 3.125], 'FaceColor',[0 0 0]);
rectangle('Position',[37.5 -43.75 3.125 3.125], 'FaceColor',[1 1 1]);
rectangle('Position',[40.625 -43.75 3.125 3.125], 'FaceColor',[0 0 0]);
rectangle('Position',[37.5 -46.875 3.125 3.125], 'FaceColor',[1 1 1]);
rectangle('Position',[40.625 -46.875 3.125 3.125], 'FaceColor',[0 0 0]);
rectangle('Position',[37.5 -50 3.125 3.125], 'FaceColor',[1 1 1]);
rectangle('Position',[40.625 -50 3.125 3.125], 'FaceColor',[0 0 0]);
rectangle('Position',[87.5 -9.375 3.125 3.125], 'FaceColor',[0 0 0]);
rectangle('Position',[90.625 -9.375 3.125 3.125], 'FaceColor',[1 1 1]);
rectangle('Position',[87.5 -12.5 3.125 3.125], 'FaceColor',[0 0 0]);
rectangle('Position',[90.625 -12.5 3.125 3.125], 'FaceColor',[1 1 1]);
rectangle('Position',[87.5 -15.625 3.125 3.125], 'FaceColor',[0 0 0]);
rectangle('Position',[90.625 -15.625 3.125 3.125], 'FaceColor',[1 1 1]);
rectangle('Position',[87.5 -18.75 3.125 3.125], 'FaceColor',[0 0 0]);
rectangle('Position',[90.625 -18.75 3.125 3.125], 'FaceColor',[1 1 1]);
rectangle('Position',[87.5 -21.875 3.125 3.125], 'FaceColor',[0 0 0]);
rectangle('Position',[90.625 -21.875 3.125 3.125], 'FaceColor',[1 1 1]);
rectangle('Position',[87.5 -25 3.125 3.125], 'FaceColor',[0 0 0]);
rectangle('Position',[90.625 -25 3.125 3.125], 'FaceColor',[1 1 1]);
rectangle('Position',[87.5 -28.125 3.125 3.125], 'FaceColor',[0 0 0]);
rectangle('Position',[90.625 -28.125 3.125 3.125], 'FaceColor',[1 1 1]);
rectangle('Position',[87.5 -31.25 3.125 3.125], 'FaceColor',[0 0 0]);
rectangle('Position',[90.625 -31.25 3.125 3.125], 'FaceColor',[1 1 1]);
rectangle('Position',[87.5 -34.375 3.125 3.125], 'FaceColor',[0 0 0]);
rectangle('Position',[90.625 -34.375 3.125 3.125], 'FaceColor',[1 1 1]);
rectangle('Position',[87.5 -37.5 3.125 3.125], 'FaceColor',[0 0 0]);
rectangle('Position',[90.625 -37.5 3.125 3.125], 'FaceColor',[1 1 1]);
rectangle('Position',[87.5 -40.625 3.125 3.125], 'FaceColor',[0 0 0]);
rectangle('Position',[90.625 -40.625 3.125 3.125], 'FaceColor',[1 1 1]);
rectangle('Position',[87.5 -43.75 3.125 3.125], 'FaceColor',[0 0 0]);
rectangle('Position',[90.625 -43.75 3.125 3.125], 'FaceColor',[1 1 1]);
rectangle('Position',[87.5 -46.875 3.125 3.125], 'FaceColor',[0 0 0]);
rectangle('Position',[90.625 -46.875 3.125 3.125], 'FaceColor',[1 1 1]);
rectangle('Position',[87.5 -50 3.125 3.125], 'FaceColor',[0 0 0]);
rectangle('Position',[90.625 -50 3.125 3.125], 'FaceColor',[1 1 1]);
rectangle('Position',[43.75 -90.625 3.125 3.125], 'FaceColor',[1 1 1]);
rectangle('Position',[46.875 -90.625 3.125 3.125], 'FaceColor',[1 1 1]);
rectangle('Position',[43.75 -93.75 3.125 3.125], 'FaceColor',[0 0 0]);
rectangle('Position',[46.875 -93.75 3.125 3.125], 'FaceColor',[0 0 0]);
rectangle('Position',[50 -90.625 3.125 3.125], 'FaceColor',[1 1 1]);
rectangle('Position',[53.125 -90.625 3.125 3.125], 'FaceColor',[1 1 1]);
rectangle('Position',[50 -93.75 3.125 3.125], 'FaceColor',[0 0 0]);
rectangle('Position',[53.125 -93.75 3.125 3.125], 'FaceColor',[0 0 0]);
rectangle('Position',[87.5 -103.125 3.125 3.125], 'FaceColor',[0 0 0]);
rectangle('Position',[90.625 -103.125 3.125 3.125], 'FaceColor',[0 0 0]);
rectangle('Position',[87.5 -106.25 3.125 3.125], 'FaceColor',[1 1 1]);
rectangle('Position',[90.625 -106.25 3.125 3.125], 'FaceColor',[1 1 1]);
rectangle('Position',[93.75 -103.125 3.125 3.125], 'FaceColor',[0 0 0]);
rectangle('Position',[96.875 -103.125 3.125 3.125], 'FaceColor',[0 0 0]);
rectangle('Position',[93.75 -106.25 3.125 3.125], 'FaceColor',[1 1 1]);
rectangle('Position',[96.875 -106.25 3.125 3.125], 'FaceColor',[1 1 1]);
rectangle('Position',[100 -103.125 3.125 3.125], 'FaceColor',[0 0 0]);
rectangle('Position',[103.125 -103.125 3.125 3.125], 'FaceColor',[0 0 0]);
rectangle('Position',[100 -106.25 3.125 3.125], 'FaceColor',[1 1 1]);
rectangle('Position',[103.125 -106.25 3.125 3.125], 'FaceColor',[1 1 1]);
rectangle('Position',[106.25 -103.125 3.125 3.125], 'FaceColor',[0 0 0]);
rectangle('Position',[109.375 -103.125 3.125 3.125], 'FaceColor',[0 0 0]);
rectangle('Position',[106.25 -106.25 3.125 3.125], 'FaceColor',[1 1 1]);
rectangle('Position',[109.375 -106.25 3.125 3.125], 'FaceColor',[1 1 1]);
rectangle('Position',[112.5 -103.125 3.125 3.125], 'FaceColor',[0 0 0]);
rectangle('Position',[115.625 -103.125 3.125 3.125], 'FaceColor',[0 0 0]);
rectangle('Position',[112.5 -106.25 3.125 3.125], 'FaceColor',[1 1 1]);
rectangle('Position',[115.625 -106.25 3.125 3.125], 'FaceColor',[1 1 1]);
rectangle('Position',[118.75 -103.125 3.125 3.125], 'FaceColor',[0 0 0]);
rectangle('Position',[121.875 -103.125 3.125 3.125], 'FaceColor',[0 0 0]);
rectangle('Position',[118.75 -106.25 3.125 3.125], 'FaceColor',[1 1 1]);
rectangle('Position',[121.875 -106.25 3.125 3.125], 'FaceColor',[1 1 1]);
rectangle('Position',[125 -103.125 3.125 3.125], 'FaceColor',[0 0 0]);
rectangle('Position',[128.125 -103.125 3.125 3.125], 'FaceColor',[0 0 0]);
rectangle('Position',[125 -106.25 3.125 3.125], 'FaceColor',[1 1 1]);
rectangle('Position',[128.125 -106.25 3.125 3.125], 'FaceColor',[1 1 1]);
rectangle('Position',[106.25 -140.625 3.125 3.125], 'FaceColor',[1 1 1]);
rectangle('Position',[109.375 -140.625 3.125 3.125], 'FaceColor',[0 0 0]);
rectangle('Position',[106.25 -143.75 3.125 3.125], 'FaceColor',[1 1 1]);
rectangle('Position',[109.375 -143.75 3.125 3.125], 'FaceColor',[0 0 0]);
rectangle('Position',[106.25 -146.875 3.125 3.125], 'FaceColor',[1 1 1]);
rectangle('Position',[109.375 -146.875 3.125 3.125], 'FaceColor',[0 0 0]);
rectangle('Position',[106.25 -150 3.125 3.125], 'FaceColor',[1 1 1]);
rectangle('Position',[109.375 -150 3.125 3.125], 'FaceColor',[0 0 0]);
rectangle('Position',[150 -140.625 3.125 3.125], 'FaceColor',[1 1 1]);
rectangle('Position',[153.125 -140.625 3.125 3.125], 'FaceColor',[1 1 1]);
rectangle('Position',[150 -143.75 3.125 3.125], 'FaceColor',[0 0 0]);
rectangle('Position',[153.125 -143.75 3.125 3.125], 'FaceColor',[0 0 0]);
rectangle('Position',[156.25 -140.625 3.125 3.125], 'FaceColor',[1 1 1]);
rectangle('Position',[159.375 -140.625 3.125 3.125], 'FaceColor',[1 1 1]);
rectangle('Position',[156.25 -143.75 3.125 3.125], 'FaceColor',[0 0 0]);
rectangle('Position',[159.375 -143.75 3.125 3.125], 'FaceColor',[0 0 0]);
rectangle('Position',[162.5 -140.625 3.125 3.125], 'FaceColor',[1 1 1]);
rectangle('Position',[165.625 -140.625 3.125 3.125], 'FaceColor',[1 1 1]);
rectangle('Position',[162.5 -143.75 3.125 3.125], 'FaceColor',[0 0 0]);
rectangle('Position',[165.625 -143.75 3.125 3.125], 'FaceColor',[0 0 0]);
rectangle('Position',[168.75 -140.625 3.125 3.125], 'FaceColor',[1 1 1]);
rectangle('Position',[171.875 -140.625 3.125 3.125], 'FaceColor',[1 1 1]);
rectangle('Position',[168.75 -143.75 3.125 3.125], 'FaceColor',[0 0 0]);
rectangle('Position',[171.875 -143.75 3.125 3.125], 'FaceColor',[0 0 0]);
rectangle('Position',[175 -140.625 3.125 3.125], 'FaceColor',[1 1 1]);
rectangle('Position',[178.125 -140.625 3.125 3.125], 'FaceColor',[1 1 1]);
rectangle('Position',[175 -143.75 3.125 3.125], 'FaceColor',[0 0 0]);
rectangle('Position',[178.125 -143.75 3.125 3.125], 'FaceColor',[0 0 0]);
rectangle('Position',[181.25 -140.625 3.125 3.125], 'FaceColor',[1 1 1]);
rectangle('Position',[184.375 -140.625 3.125 3.125], 'FaceColor',[1 1 1]);
rectangle('Position',[181.25 -143.75 3.125 3.125], 'FaceColor',[0 0 0]);
rectangle('Position',[184.375 -143.75 3.125 3.125], 'FaceColor',[0 0 0]);
rectangle('Position',[187.5 -140.625 3.125 3.125], 'FaceColor',[1 1 1]);
rectangle('Position',[190.625 -140.625 3.125 3.125], 'FaceColor',[1 1 1]);
rectangle('Position',[187.5 -143.75 3.125 3.125], 'FaceColor',[0 0 0]);
rectangle('Position',[190.625 -143.75 3.125 3.125], 'FaceColor',[0 0 0]);
rectangle('Position',[106.25 -153.125 3.125 3.125], 'FaceColor',[1 1 1]);
rectangle('Position',[109.375 -153.125 3.125 3.125], 'FaceColor',[0 0 0]);
rectangle('Position',[106.25 -156.25 3.125 3.125], 'FaceColor',[1 1 1]);
rectangle('Position',[109.375 -156.25 3.125 3.125], 'FaceColor',[0 0 0]);
rectangle('Position',[106.25 -159.375 3.125 3.125], 'FaceColor',[1 1 1]);
rectangle('Position',[109.375 -159.375 3.125 3.125], 'FaceColor',[0 0 0]);
rectangle('Position',[106.25 -162.5 3.125 3.125], 'FaceColor',[1 1 1]);
rectangle('Position',[109.375 -162.5 3.125 3.125], 'FaceColor',[0 0 0]);
rectangle('Position',[106.25 -165.625 3.125 3.125], 'FaceColor',[1 1 1]);
rectangle('Position',[109.375 -165.625 3.125 3.125], 'FaceColor',[0 0 0]);
rectangle('Position',[106.25 -168.75 3.125 3.125], 'FaceColor',[1 1 1]);
rectangle('Position',[109.375 -168.75 3.125 3.125], 'FaceColor',[0 0 0]);
rectangle('Position',[106.25 -171.875 3.125 3.125], 'FaceColor',[1 1 1]);
rectangle('Position',[109.375 -171.875 3.125 3.125], 'FaceColor',[0 0 0]);
rectangle('Position',[106.25 -175 3.125 3.125], 'FaceColor',[1 1 1]);
rectangle('Position',[109.375 -175 3.125 3.125], 'FaceColor',[0 0 0]);
rectangle('Position',[106.25 -178.125 3.125 3.125], 'FaceColor',[1 1 1]);
rectangle('Position',[109.375 -178.125 3.125 3.125], 'FaceColor',[0 0 0]);
rectangle('Position',[106.25 -181.25 3.125 3.125], 'FaceColor',[1 1 1]);
rectangle('Position',[109.375 -181.25 3.125 3.125], 'FaceColor',[0 0 0]);
rectangle('Position',[106.25 -184.375 3.125 3.125], 'FaceColor',[1 1 1]);
rectangle('Position',[109.375 -184.375 3.125 3.125], 'FaceColor',[0 0 0]);
rectangle('Position',[106.25 -187.5 3.125 3.125], 'FaceColor',[1 1 1]);
rectangle('Position',[109.375 -187.5 3.125 3.125], 'FaceColor',[0 0 0]);
rectangle('Position',[106.25 -190.625 3.125 3.125], 'FaceColor',[1 1 1]);
rectangle('Position',[109.375 -190.625 3.125 3.125], 'FaceColor',[0 0 0]);
rectangle('Position',[106.25 -193.75 3.125 3.125], 'FaceColor',[1 1 1]);
rectangle('Position',[109.375 -193.75 3.125 3.125], 'FaceColor',[0 0 0]);
X=[186.667,181.25,181.25,181.25,162.5,143.75,134.375,134.375,134.375,129.688,126.562,123.438,120.312,117.188,114.062,110.938,107.812,104.688,101.562,98.4375,95.3125,92.1875,89.0625,81.25,68.75,56.25,37.5,18.75,31.25,18.75,13.3333];
Y=[-13.3333,-18.75,-31.25,-43.75,-62.5,-81.25,-90.625,-96.875,-103.125,-104.688,-104.688,-104.688,-104.688,-104.688,-104.688,-104.688,-104.688,-104.688,-104.688,-104.688,-104.688,-104.688,-104.688,-106.25,-93.75,-81.25,-62.5,-43.75,-31.25,-18.75,-13.3333];
hold on;
plot(X,Y,'r');
plot(X,Y,'bo');
legend('617.076','Location','southoutside');
